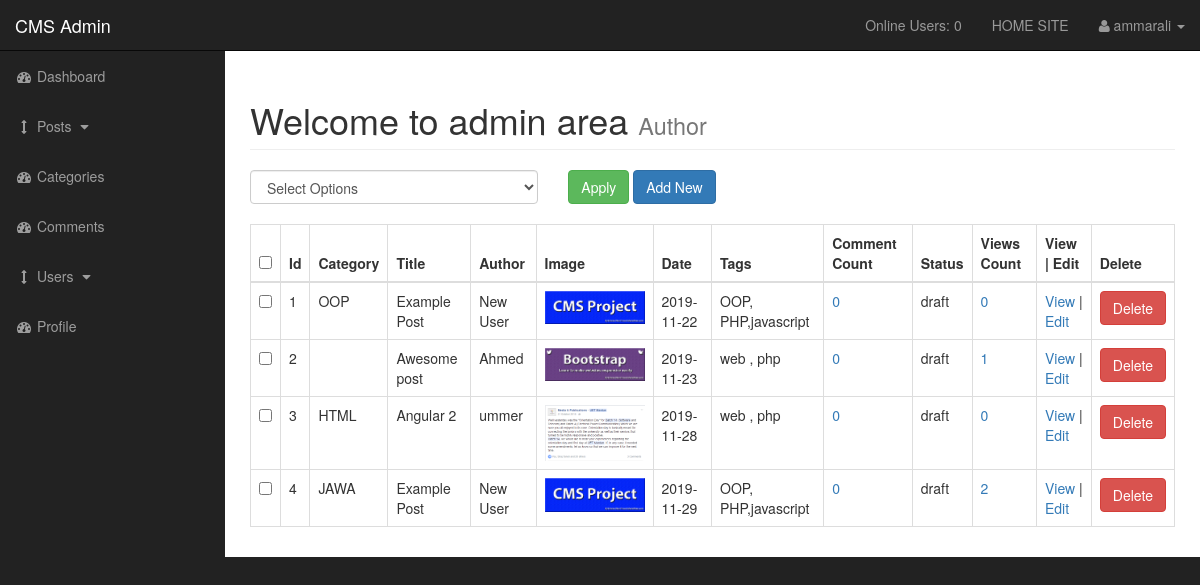
/admin/posts.php (signed in), run on the app's committed database.
### tables this page shows
CREATE TABLE `posts` (
  `post_id` int(11) NOT NULL,
  `post_cat_id` int(3) NOT NULL,
  `post_title` varchar(255) NOT NULL,
  `post_author` varchar(255) NOT NULL,
  `post_date` date NOT NULL,
  `post_image` text NOT NULL,
  `post_content` text NOT NULL,
  `post_tags` varchar(255) NOT NULL,
  `post_comment_count` int(11) NOT NULL,
  `post_status` varchar(255) NOT NULL DEFAULT 'draft',
  `post_views_count` int(11) NOT NULL
);

CREATE TABLE `category` (
  `cat_id` int(3) NOT NULL,
  `cat_title` varchar(255) NOT NULL
);

### admin/functions.php (the view, shortened to what this page needs)
<?php
function  find_all_posts(){
    global $connection;
    $query = "SELECT * FROM posts";
    $count = 1;
    $run = mysqli_query($connection,$query);
    while ($row = mysqli_fetch_assoc($run)) {
        $post_id = $row['post_id'];
        echo "<tr>";
        echo "<td>"; ?> <input type="checkbox" name="checkBoxArray[]" class="checkBoxArray" value="<?php  echo $post_id;  ?>">
        <?php echo "</td>";
        echo "<td>".$count++."</td>";
        $post_cat_id = $row['post_cat_id'];
        $query1 = "SELECT * FROM category WHERE cat_id='".$post_cat_id."'";
        $run1 = mysqli_query($connection,$query1);
        $row1 = mysqli_fetch_assoc($run1);
        echo "<td>{$row1['cat_title']}</td>";
        echo "<td>{$row['post_title']}</td>";
        echo "<td>{$row['post_author']}</td>";
        echo "<td><img src='../images/{$row['post_image']}' width='100'></td>";
        echo "<td>{$row['post_date']}</td>";
        echo "<td>{$row['post_tags']}</td>";
        $comment_query = "SELECT * FROM comment WHERE comment_post_id = $post_id";
        $comment_result = mysqli_query($connection, $comment_query);
        $comment_row = mysqli_fetch_assoc($comment_result);
        $comment_post_id = $comment_row['comment_post_id'];
        $comment_count =  mysqli_num_rows($comment_result);
        echo "<td><a href='comments.php?source=all_posts&all_comment=$comment_post_id'> {$comment_count} </a></td>";
        echo "<td>{$row['post_status']}</td>";
        echo "<td><a href='posts.php?reset_views=".$row['post_id']."'>{$row['post_views_count']}</a></td>";
        echo "<td colspan='2'><a href='../post.php?post_id=".$row['post_id']."'>View</a> | ";
        echo "<a href='posts.php?source=edit_post&post_id=".$row['post_id']."'>Edit</a></td>";
        ?>
          <form class="" action="" method="post">
            <?php echo "<td><input class='btn btn-danger' type='submit' name='delete' value='Delete'></td>"; ?>
          </form>
      <?php
        echo "</tr>";
    }
}
function users_online(){
  global $connection;
  $session = session_id();
  $time = time();
  $time_out_in_seconds = 60;
  $time_out = $time - $time_out_in_seconds;
  $query = "SELECT * FROM users_online WHERE session = '$session'";
  $result = mysqli_query($connection, $query);
  $row_count = mysqli_num_rows($result);
  if ($row_count == 0) {
    $insert_query = "INSERT INTO users_online(session, session_time) VALUES('$session', '$time')";
    mysqli_query($connection, $insert_query);
  } else {
    $update_qquery = "UPDATE users_online SET session_time = $time WHERE session_time = '$session'";
    mysqli_query($connection, $update_qquery);
  }
  $users_online_query = "SELECT * FROM users_online WHERE session_time > $time_out";
  $user_online_res = mysqli_query($connection, $users_online_query);
  $count_user = mysqli_num_rows($user_online_res);
  return $count_user;
}
 ?>

### admin/includes/admin_header.php (shortened to what this page needs)
<?php
  include('includes/connection.php');
  include('functions.php');
 ?>
<!DOCTYPE html>
<html lang="en">
<head>
    <link href="css/bootstrap.min.css" rel="stylesheet">
    <link href="css/sb-admin.css" rel="stylesheet">
    <link href="css/style.css" rel="stylesheet">
    <link href="font-awesome/css/font-awesome.min.css" rel="stylesheet" type="text/css">
</head>

### admin/posts.php (shortened to what this page needs)
<?php include('includes/admin_header.php'); ?>
<body>
    <div id="wrapper">
        <?php  include('includes/navigation.php'); ?>
        <div id="page-wrapper">
            <div class="container-fluid">
                <div class="row">
                    <div class="col-lg-12">
                        <h1 class="page-header">
                          Welcome to admin area
                            <small>Author</small>
                        </h1>
                        <?php
                          if (isset($_GET['source'])) {
                            $source = $_GET['source'];
                          } else {
                            $source = '';
                          }
                          switch ($source) {
                              default:
                                include('includes/view_all_posts.php');
                                break;
                            }
                         ?>
                    </div>
                </div>
            </div>
        </div>
    </div>
</body>
</html>

### admin/includes/navigation.php (shortened to what this page needs)
<nav class="navbar navbar-inverse navbar-fixed-top" role="navigation">
    <div class="navbar-header">
        <a class="navbar-brand" href="./index.php">CMS Admin</a>
    </div>
    <ul class="nav navbar-right top-nav">
      <li> <a href=""> Online Users:   <?php echo users_online(); ?></a> </li>
      <li> <a href="../index.php" target="_blank">HOME SITE</a> </li>
        <li class="dropdown">
            <a href="#" class="dropdown-toggle" data-toggle="dropdown"><i class="fa fa-user"></i>
              <?php if (isset($_SESSION['username'])) {
                echo $_SESSION['username'];
                }
             ?> <b class="caret"></b></a>
        </li>
    </ul>
    <div class="collapse navbar-collapse navbar-ex1-collapse">
        <ul class="nav navbar-nav side-nav">
            <li>
                <a href="./index.php"><i class="fa fa-fw fa-dashboard"></i> Dashboard</a>
            </li>
            <li>
                <a href="javascript:;" data-toggle="collapse" data-target="#demo"><i class="fa fa-fw fa-arrows-v"></i> Posts <i class="fa fa-fw fa-caret-down"></i></a>
            </li>
            <li>
                <a href="categories.php"><i class="fa fa-fw fa-dashboard"></i> Categories</a>
            </li>
            <li>
                <a href="./comments.php"><i class="fa fa-fw fa-dashboard"></i> Comments</a>
            </li>
            <li>
                <a href="javascript:;" data-toggle="collapse" data-target="#users"><i class="fa fa-fw fa-arrows-v"></i> Users <i class="fa fa-fw fa-caret-down"></i></a>
            </li>
            <li>
                <a href="profile.php"><i class="fa fa-fw fa-dashboard"></i> Profile</a>
            </li>
        </ul>
    </div>
  </nav>

### admin/includes/view_all_posts.php (shortened to what this page needs)
<form class="" action="" method="post">
<table class="table table-bordered table-hover">
  <div class="row">
    <div class="bulkOptionContainer col-xs-4">
        <select class="form-control" name="bulk_options">
            <option value="">Select Options</option>
        </select>
    </div>
      <div class="col-xs-4">
        <input type="submit" name="submit" value="Apply" class="btn btn-success">
        <a href="posts.php?source=add_posts" class="btn btn-primary">Add New</a>
    </div>
  </div> <br>
  <thead>
    <tr>
      <th><input type="checkbox" onclick='selectAll()' value="Select All"</th>
      <th>Id</th>
      <th>Category</th>
      <th>Title</th>
      <th>Author</th>
      <th>Image</th>
      <th>Date</th>
      <th>Tags</th>
      <th>Comment Count</th>
      <th>Status</th>
      <th>Views Count</th>
      <th colspan="2">View | Edit</th>
      <th>Delete</th>
    </tr>
  </thead>
  <tbody>
    <?php
        echo find_all_posts();
     ?>
  </tbody>
</table>
</form>

### admin/css/sb-admin.css (style rules this page uses)
body { margin-top: 100px; background-color: #222; }
@media (min-width:768px) { body { margin-top: 50px; } }
#wrapper { padding-left: 0; }
#page-wrapper { width: 100%; padding: 0; background-color: #fff; }
@media (min-width:768px) { #wrapper { padding-left: 225px; } }
@media (min-width:768px) { #page-wrapper { padding: 10px; } }
.top-nav { padding: 0 15px; }
.top-nav>li { display: inline-block; float: left; }
.top-nav>li>a { padding-top: 15px; padding-bottom: 15px; line-height: 20px; color: #999; }
@media (min-width:768px) { .side-nav { position: fixed; top: 51px; left: 225px; width: 225px; margin-left: -225px; border: none; border-radius: 0; overflow-y: auto; background-color: #222; } }
@media (min-width:768px) { .side-nav>li>a { width: 225px; } }

### data on the page
posts: category.cat_title "OOP", post_title "Example Post", post_author "New User", post_image (picture), post_date "2019-11-22", post_tags "OOP, PHP,javascript", comment_count "0", post_status "draft", post_views_count "0"
posts: post_title "Awesome post", post_author "Ahmed", post_image (picture), post_date "2019-11-23", post_tags "web , php", comment_count "0", post_status "draft", post_views_count "1"
posts: category.cat_title "HTML", post_title "Angular 2", post_author "ummer", post_image (picture), post_date "2019-11-28", post_tags "web , php", comment_count "0", post_status "draft", post_views_count "0"
posts: category.cat_title "JAWA", post_title "Example Post", post_author "New User", post_image (picture), post_date "2019-11-29", post_tags "OOP, PHP,javascript", comment_count "0", post_status "draft", post_views_count "2"

### other printed values
users_online() "0"
$_SESSION['username'] "ammarali"
